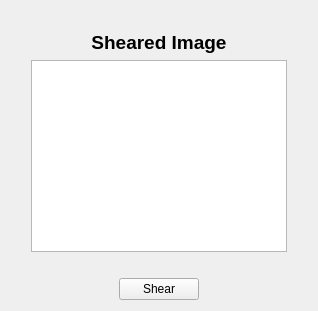
      <widget class="QWidget" name="tab_2">
       <attribute name="title">
        <string>Shearing</string>
       </attribute>
       <layout class="QGridLayout" name="gridLayout_10">
        <item row="0" column="0">
         <layout class="QGridLayout" name="gridLayout_8">
          <item row="2" column="1">
           <layout class="QHBoxLayout" name="horizontalLayout_8">
            <item>
             <spacer name="horizontalSpacer_3">
              <property name="orientation">
               <enum>Qt::Horizontal</enum>
              </property>
              <property name="sizeHint" stdset="0">
               <size>
                <width>40</width>
                <height>20</height>
               </size>
              </property>
             </spacer>
            </item>
            <item>
             <widget class="QPushButton" name="Shear_pushButton">
              <property name="text">
               <string>Shear</string>
              </property>
             </widget>
            </item>
            <item>
             <spacer name="horizontalSpacer_2">
              <property name="orientation">
               <enum>Qt::Horizontal</enum>
              </property>
              <property name="sizeHint" stdset="0">
               <size>
                <width>40</width>
                <height>20</height>
               </size>
              </property>
             </spacer>
            </item>
           </layout>
          </item>
          <item row="0" column="1">
           <layout class="QVBoxLayout" name="verticalLayout_5">
            <item>
             <spacer name="horizontalSpacer_12">
              <property name="orientation">
               <enum>Qt::Horizontal</enum>
              </property>
              <property name="sizeHint" stdset="0">
               <size>
                <width>40</width>
                <height>20</height>
               </size>
              </property>
             </spacer>
            </item>
            <item>
             <widget class="QLabel" name="Sheared_label">
              <property name="font">
               <font>
                <pointsize>14</pointsize>
                <weight>75</weight>
                <bold>true</bold>
               </font>
              </property>
              <property name="text">
               <string>Sheared Image</string>
              </property>
              <property name="alignment">
               <set>Qt::AlignCenter</set>
              </property>
             </widget>
            </item>
            <item>
             <widget class="QGraphicsView" name="Shear_graphicsView"/>
            </item>
           </layout>
          </item>
          <item row="0" column="0">
           <spacer name="verticalSpacer">
            <property name="orientation">
             <enum>Qt::Vertical</enum>
            </property>
            <property name="sizeHint" stdset="0">
             <size>
              <width>20</width>
              <height>40</height>
             </size>
            </property>
           </spacer>
          </item>
          <item row="1" column="1">
           <spacer name="horizontalSpacer_13">
            <property name="orientation">
             <enum>Qt::Horizontal</enum>
            </property>
            <property name="sizeHint" stdset="0">
             <size>
              <width>40</width>
              <height>20</height>
             </size>
            </property>
           </spacer>
          </item>
         </layout>
        </item>
        <item row="0" column="1">
         <spacer name="verticalSpacer_2">
          <property name="orientation">
           <enum>Qt::Vertical</enum>
          </property>
          <property name="sizeHint" stdset="0">
           <size>
            <width>20</width>
            <height>40</height>
           </size>
          </property>
         </spacer>
        </item>
       </layout>
      </widget>
